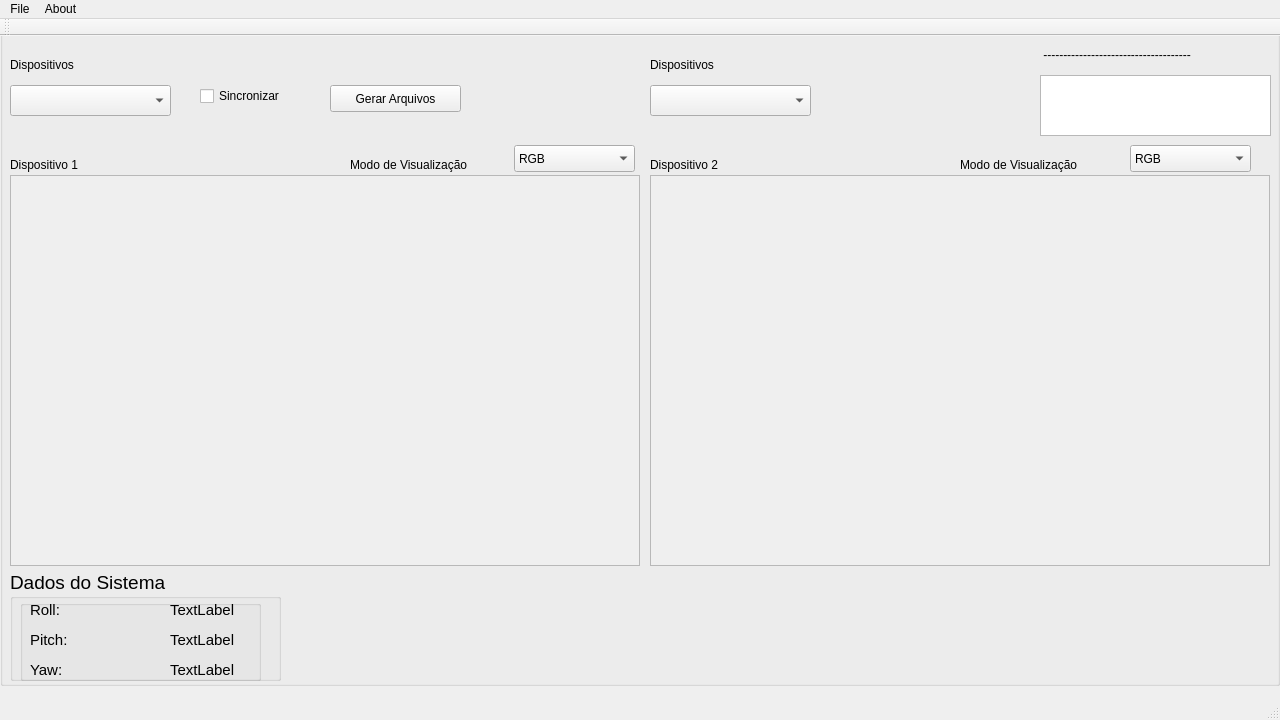
<?xml version="1.0" encoding="UTF-8"?>
<ui version="4.0">
 <class>MainWindow</class>
 <widget class="QMainWindow" name="MainWindow">
  <property name="geometry">
   <rect>
    <x>0</x>
    <y>0</y>
    <width>1280</width>
    <height>720</height>
   </rect>
  </property>
  <property name="maximumSize">
   <size>
    <width>1920</width>
    <height>1080</height>
   </size>
  </property>
  <property name="windowTitle">
   <string>MainWindow</string>
  </property>
  <widget class="QWidget" name="centralWidget">
   <widget class="QGroupBox" name="mainGpBox">
    <property name="geometry">
     <rect>
      <x>0</x>
      <y>-11</y>
      <width>1280</width>
      <height>661</height>
     </rect>
    </property>
    <property name="autoFillBackground">
     <bool>false</bool>
    </property>
    <property name="title">
     <string/>
    </property>
    <property name="alignment">
     <set>Qt::AlignCenter</set>
    </property>
    <widget class="QFrame" name="viewFrame">
     <property name="geometry">
      <rect>
       <x>10</x>
       <y>150</y>
       <width>630</width>
       <height>391</height>
      </rect>
     </property>
     <property name="baseSize">
      <size>
       <width>640</width>
       <height>480</height>
      </size>
     </property>
     <property name="autoFillBackground">
      <bool>true</bool>
     </property>
     <property name="frameShape">
      <enum>QFrame::StyledPanel</enum>
     </property>
     <property name="frameShadow">
      <enum>QFrame::Raised</enum>
     </property>
    </widget>
    <widget class="QLabel" name="dispositivoLbl">
     <property name="geometry">
      <rect>
       <x>10</x>
       <y>130</y>
       <width>371</width>
       <height>20</height>
      </rect>
     </property>
     <property name="text">
      <string>Dispositivo 1</string>
     </property>
    </widget>
    <widget class="QLabel" name="dispositivoslbl">
     <property name="geometry">
      <rect>
       <x>10</x>
       <y>30</y>
       <width>81</width>
       <height>20</height>
      </rect>
     </property>
     <property name="text">
      <string>Dispositivos</string>
     </property>
    </widget>
    <widget class="QComboBox" name="dispositivosCB">
     <property name="geometry">
      <rect>
       <x>10</x>
       <y>60</y>
       <width>161</width>
       <height>31</height>
      </rect>
     </property>
     <item>
      <property name="text">
       <string/>
      </property>
     </item>
     <item>
      <property name="text">
       <string>Laser</string>
      </property>
     </item>
     <item>
      <property name="text">
       <string>RGBD</string>
      </property>
     </item>
     <item>
      <property name="text">
       <string>IMU</string>
      </property>
     </item>
     <item>
      <property name="text">
       <string>Astra</string>
      </property>
     </item>
     <item>
      <property name="text">
       <string>Zed</string>
      </property>
     </item>
    </widget>
    <widget class="QFrame" name="viewFrame_2">
     <property name="geometry">
      <rect>
       <x>650</x>
       <y>150</y>
       <width>620</width>
       <height>391</height>
      </rect>
     </property>
     <property name="baseSize">
      <size>
       <width>640</width>
       <height>480</height>
      </size>
     </property>
     <property name="autoFillBackground">
      <bool>true</bool>
     </property>
     <property name="frameShape">
      <enum>QFrame::StyledPanel</enum>
     </property>
     <property name="frameShadow">
      <enum>QFrame::Raised</enum>
     </property>
    </widget>
    <widget class="QTextBrowser" name="txtBox">
     <property name="geometry">
      <rect>
       <x>1040</x>
       <y>50</y>
       <width>231</width>
       <height>61</height>
      </rect>
     </property>
    </widget>
    <widget class="QLabel" name="lblConnect">
     <property name="geometry">
      <rect>
       <x>1040</x>
       <y>20</y>
       <width>231</width>
       <height>20</height>
      </rect>
     </property>
     <property name="text">
      <string> -------------------------------------</string>
     </property>
    </widget>
    <widget class="QLabel" name="dispositivoLbl_2">
     <property name="geometry">
      <rect>
       <x>650</x>
       <y>130</y>
       <width>371</width>
       <height>20</height>
      </rect>
     </property>
     <property name="text">
      <string>Dispositivo 2</string>
     </property>
    </widget>
    <widget class="QGroupBox" name="dispositivoGpBox">
     <property name="geometry">
      <rect>
       <x>10</x>
       <y>545</y>
       <width>271</width>
       <height>111</height>
      </rect>
     </property>
     <property name="font">
      <font>
       <pointsize>14</pointsize>
      </font>
     </property>
     <property name="title">
      <string>Dados do Sistema</string>
     </property>
     <widget class="QGroupBox" name="imuGP">
      <property name="geometry">
       <rect>
        <x>10</x>
        <y>30</y>
        <width>241</width>
        <height>81</height>
       </rect>
      </property>
      <property name="title">
       <string/>
      </property>
      <widget class="QLabel" name="yawLBL">
       <property name="geometry">
        <rect>
         <x>10</x>
         <y>60</y>
         <width>121</width>
         <height>20</height>
        </rect>
       </property>
       <property name="font">
        <font>
         <pointsize>11</pointsize>
        </font>
       </property>
       <property name="text">
        <string>Yaw:</string>
       </property>
      </widget>
      <widget class="QLabel" name="pitchSLBL">
       <property name="enabled">
        <bool>true</bool>
       </property>
       <property name="geometry">
        <rect>
         <x>150</x>
         <y>30</y>
         <width>66</width>
         <height>20</height>
        </rect>
       </property>
       <property name="font">
        <font>
         <pointsize>11</pointsize>
        </font>
       </property>
       <property name="text">
        <string>TextLabel</string>
       </property>
      </widget>
      <widget class="QLabel" name="yawSLBL">
       <property name="enabled">
        <bool>true</bool>
       </property>
       <property name="geometry">
        <rect>
         <x>150</x>
         <y>60</y>
         <width>66</width>
         <height>20</height>
        </rect>
       </property>
       <property name="font">
        <font>
         <pointsize>11</pointsize>
        </font>
       </property>
       <property name="text">
        <string>TextLabel</string>
       </property>
      </widget>
      <widget class="QLabel" name="rollSLBL">
       <property name="enabled">
        <bool>true</bool>
       </property>
       <property name="geometry">
        <rect>
         <x>150</x>
         <y>0</y>
         <width>66</width>
         <height>20</height>
        </rect>
       </property>
       <property name="font">
        <font>
         <pointsize>11</pointsize>
        </font>
       </property>
       <property name="text">
        <string>TextLabel</string>
       </property>
      </widget>
      <widget class="QLabel" name="pitchLBL">
       <property name="geometry">
        <rect>
         <x>10</x>
         <y>30</y>
         <width>121</width>
         <height>20</height>
        </rect>
       </property>
       <property name="font">
        <font>
         <pointsize>11</pointsize>
        </font>
       </property>
       <property name="text">
        <string>Pitch:</string>
       </property>
      </widget>
      <widget class="QLabel" name="rollLBL">
       <property name="geometry">
        <rect>
         <x>10</x>
         <y>0</y>
         <width>121</width>
         <height>20</height>
        </rect>
       </property>
       <property name="font">
        <font>
         <pointsize>11</pointsize>
        </font>
       </property>
       <property name="text">
        <string>Roll:</string>
       </property>
      </widget>
     </widget>
    </widget>
    <widget class="QComboBox" name="vModeCB">
     <property name="geometry">
      <rect>
       <x>514</x>
       <y>120</y>
       <width>121</width>
       <height>27</height>
      </rect>
     </property>
     <item>
      <property name="text">
       <string>RGB</string>
      </property>
     </item>
     <item>
      <property name="text">
       <string>Depth</string>
      </property>
     </item>
     <item>
      <property name="text">
       <string>RGB/Depth</string>
      </property>
     </item>
     <item>
      <property name="text">
       <string>Point Clould</string>
      </property>
     </item>
    </widget>
    <widget class="QLabel" name="vModeLbl">
     <property name="geometry">
      <rect>
       <x>350</x>
       <y>130</y>
       <width>151</width>
       <height>20</height>
      </rect>
     </property>
     <property name="text">
      <string>Modo de Visualização</string>
     </property>
    </widget>
    <widget class="QLabel" name="vModeLbl_2">
     <property name="geometry">
      <rect>
       <x>960</x>
       <y>130</y>
       <width>151</width>
       <height>20</height>
      </rect>
     </property>
     <property name="text">
      <string>Modo de Visualização</string>
     </property>
    </widget>
    <widget class="QComboBox" name="dispositivosCB_2">
     <property name="geometry">
      <rect>
       <x>650</x>
       <y>60</y>
       <width>161</width>
       <height>31</height>
      </rect>
     </property>
     <item>
      <property name="text">
       <string/>
      </property>
     </item>
     <item>
      <property name="text">
       <string>Laser</string>
      </property>
     </item>
     <item>
      <property name="text">
       <string>RGBD</string>
      </property>
     </item>
     <item>
      <property name="text">
       <string>IMU</string>
      </property>
     </item>
     <item>
      <property name="text">
       <string>Astra</string>
      </property>
     </item>
     <item>
      <property name="text">
       <string>Zed</string>
      </property>
     </item>
    </widget>
    <widget class="QLabel" name="dispositivoslbl_2">
     <property name="geometry">
      <rect>
       <x>650</x>
       <y>30</y>
       <width>81</width>
       <height>20</height>
      </rect>
     </property>
     <property name="text">
      <string>Dispositivos</string>
     </property>
    </widget>
    <widget class="QPushButton" name="pushButton">
     <property name="geometry">
      <rect>
       <x>330</x>
       <y>60</y>
       <width>131</width>
       <height>27</height>
      </rect>
     </property>
     <property name="text">
      <string>Gerar Arquivos</string>
     </property>
    </widget>
    <widget class="QCheckBox" name="checkBox">
     <property name="geometry">
      <rect>
       <x>200</x>
       <y>60</y>
       <width>111</width>
       <height>22</height>
      </rect>
     </property>
     <property name="text">
      <string>Sincronizar</string>
     </property>
    </widget>
    <widget class="QComboBox" name="vModeCB_2">
     <property name="geometry">
      <rect>
       <x>1130</x>
       <y>120</y>
       <width>121</width>
       <height>27</height>
      </rect>
     </property>
     <item>
      <property name="text">
       <string>RGB</string>
      </property>
     </item>
     <item>
      <property name="text">
       <string>Depth</string>
      </property>
     </item>
     <item>
      <property name="text">
       <string>RGB/Depth</string>
      </property>
     </item>
     <item>
      <property name="text">
       <string>Point Clould</string>
      </property>
     </item>
    </widget>
   </widget>
  </widget>
  <widget class="QMenuBar" name="menuBar">
   <property name="geometry">
    <rect>
     <x>0</x>
     <y>0</y>
     <width>1280</width>
     <height>25</height>
    </rect>
   </property>
   <widget class="QMenu" name="menuFile">
    <property name="title">
     <string>File</string>
    </property>
    <addaction name="separator"/>
    <addaction name="actionExit"/>
   </widget>
   <widget class="QMenu" name="menuAbout">
    <property name="title">
     <string>About</string>
    </property>
   </widget>
   <addaction name="menuFile"/>
   <addaction name="menuAbout"/>
  </widget>
  <widget class="QToolBar" name="mainToolBar">
   <attribute name="toolBarArea">
    <enum>TopToolBarArea</enum>
   </attribute>
   <attribute name="toolBarBreak">
    <bool>false</bool>
   </attribute>
  </widget>
  <widget class="QStatusBar" name="statusBar"/>
  <action name="actionExit">
   <property name="text">
    <string>Exit</string>
   </property>
  </action>
 </widget>
 <layoutdefault spacing="6" margin="11"/>
 <resources/>
 <connections/>
</ui>
